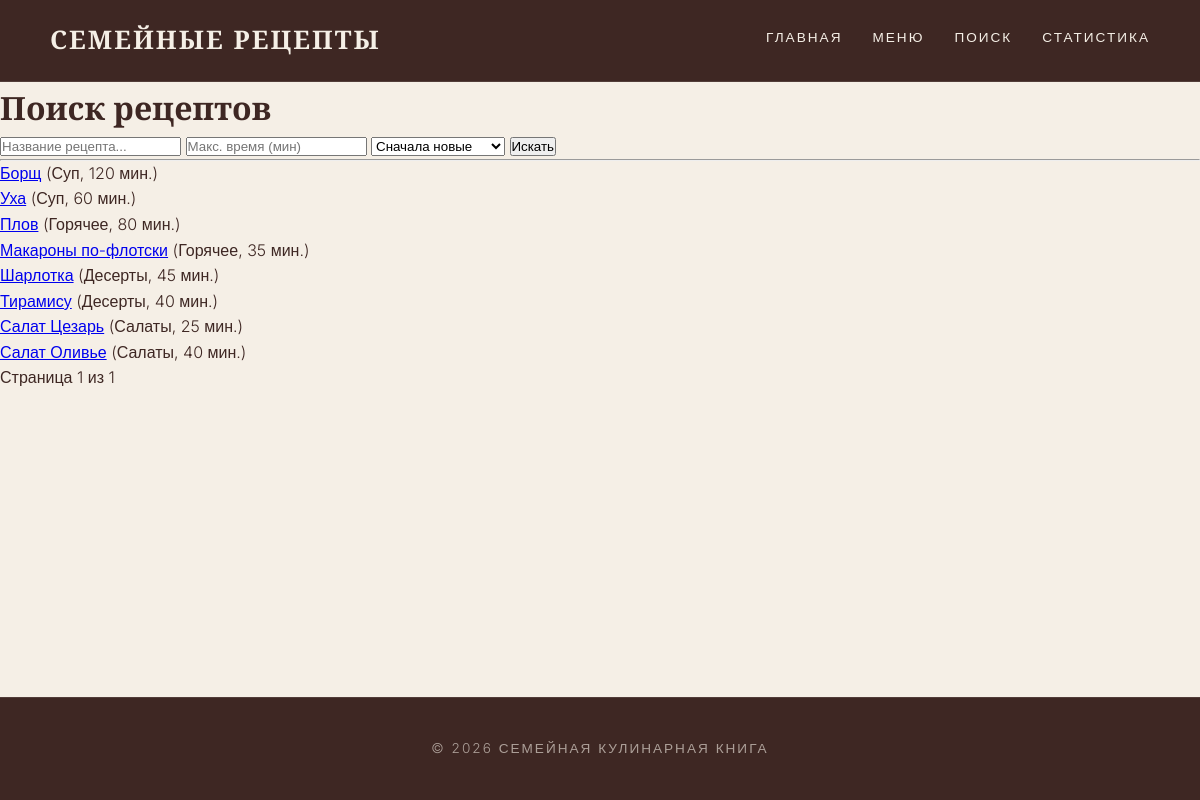
/search/, run on an earlier commit of the app's database.
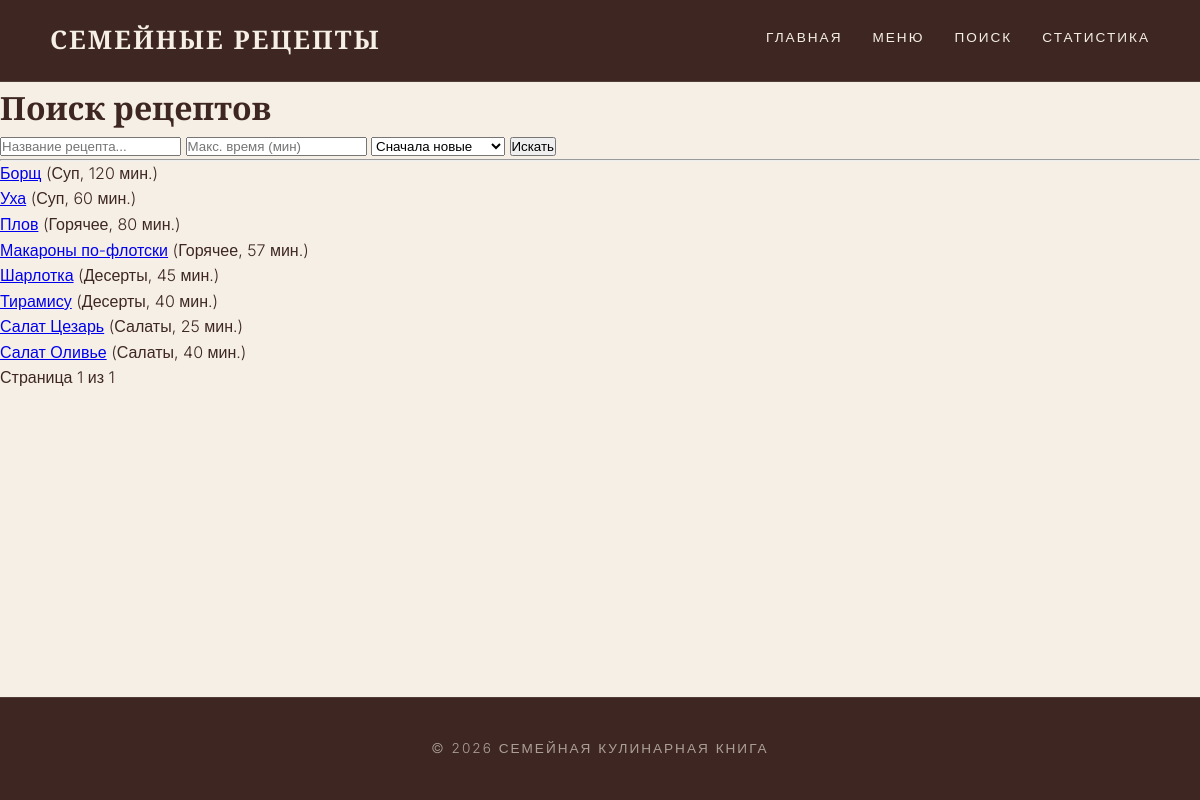
And on a later commit of the database.
### recipes/models.py (models this page shows, shortened)
class Recipe(models.Model):
    title = models.CharField(max_length=200, verbose_name="Название рецепта")
    category = models.ForeignKey(Category, on_delete=models.CASCADE, related_name="recipes", verbose_name="Категория")
    author = models.ForeignKey(Author, on_delete=models.SET_NULL, null=True, blank=True, related_name="recipes", verbose_name="Автор")
    cooking_time = models.PositiveIntegerField(help_text="Время в минутах", verbose_name="Время готовки")
    ingredients = models.TextField(verbose_name="Ингредиенты")
    instructions = models.TextField(verbose_name="Инструкция")
    image = models.ImageField(upload_to='recipes/', blank=True, null=True, verbose_name="Фото блюда")
    created_at = models.DateTimeField(auto_now_add=True, verbose_name="Дата создания")
    class Meta:
        verbose_name = "Рецепт"
        verbose_name_plural = "Рецепты"

class Category(models.Model):
    name = models.CharField(max_length=100, unique=True, verbose_name="Название категории")
    class Meta:
        verbose_name = "Категория"
        verbose_name_plural = "Категории"

### recipes/views.py (the view)
# urls.py: path('search/', views.recipe_search, name='recipe_search'),
def recipe_search(request):
    query = request.GET.get('q', '')
    recipes = Recipe.objects.select_related('category', 'author').all()
    if query:
        recipes = recipes.filter(Q(title__icontains=query) | Q(ingredients__icontains=query))
    paginator = Paginator(recipes, 10)
    page_obj = paginator.get_page(request.GET.get('page'))
    return render(request, 'recipes/search.html', {'page_obj': page_obj, 'query': query})

### recipes/templates/recipes/search.html (shortened to what this page needs)
{% extends "base.html" %}
{% block content %}
<h1>Поиск рецептов</h1>
<form method="get" action="{% url 'recipe_search' %}">
    <input type="text" name="q" value="{{ query }}" placeholder="Название рецепта...">
    <input type="number" name="max_time" value="{{ max_time }}" placeholder="Макс. время (мин)">
    <select name="sort">
        <option value="newest" {% if sort_by == 'newest' %}selected{% endif %}>Сначала новые</option>
    </select>
    <button type="submit">Искать</button>
</form>
<hr>
<ul>
    {% for recipe in page_obj %}
        <li>
            <a href="{% url 'recipe_detail' recipe.pk %}">{{ recipe.title }}</a>
            ({{ recipe.category.name }}, {{ recipe.cooking_time }} мин.)
        </li>
    {% empty %}
        <li>Ничего не найдено.</li>
    {% endfor %}
</ul>
<div class="pagination">
    <span>Страница {{ page_obj.number }} из {{ page_obj.paginator.num_pages }}</span>
</div>
{% endblock %}

What changed in the data, as far as the page shows it:
changed Recipe "Макароны по-флотски": cooking_time "35" → "57"
